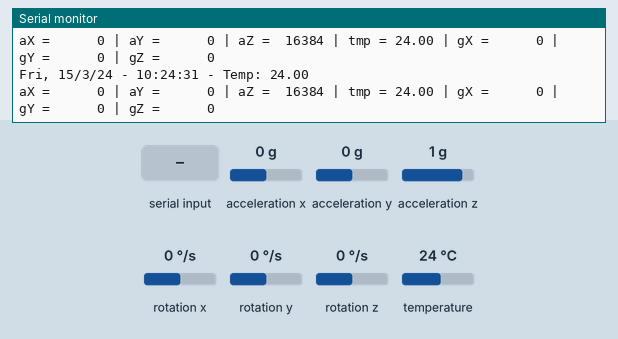
Simulated run of this sketch. Board: Arduino Uno, built with avr-gcc and run on an emulated ATmega328P. Parts: the last lines printed to the serial monitor. Wiring (inferred from the names in the program): DS3231 clock at I2C address 0x68; MPU-6050 motion sensor at I2C address 0x69. The test bench sets the inputs (shaded band); at power-on: acceleration x 0 g, acceleration y 0 g, acceleration z 1 g, rotation x 0 °/s, rotation y 0 °/s, rotation z 0 °/s, temperature 24 °C. The local clock reads 2024-03-15 10:24:30 at power-on unless the sketch sets it.

Above: at 1.8 s.
1.9 s: acceleration x set to -1.4 g
At 2.9 s:
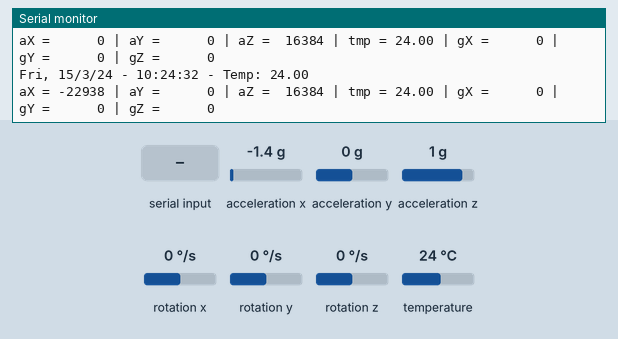
4.7 s: byte 84 (84) received over Serial
6.8 s: acceleration y set to -1.4 g
At 8.4 s:
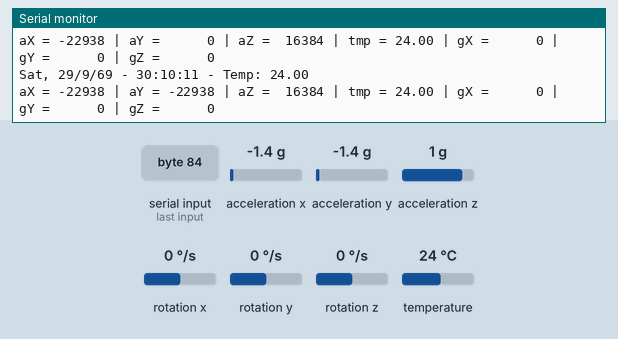
10.1 s: acceleration z set to -1.4 g
At 11.6 s:
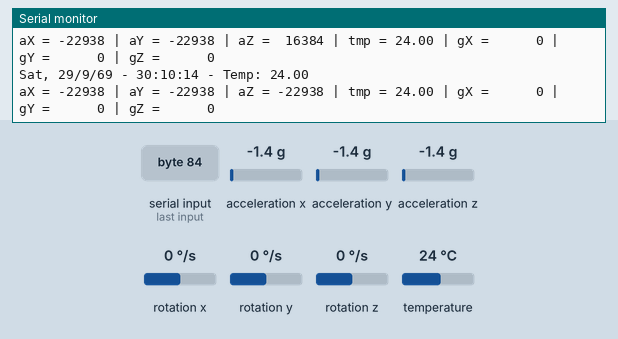
13.3 s: rotation x set to -192 °/s
At 14.8 s:
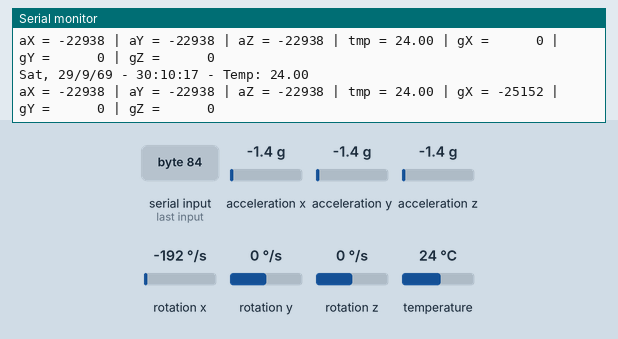
16.5 s: rotation y set to -192 °/s
At 18.0 s:
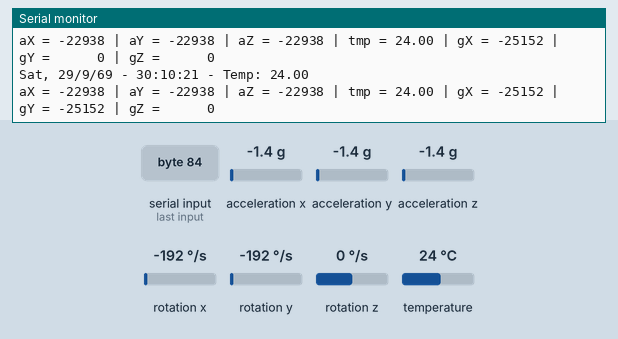

Measured:
- after the input at 1.9 s, the serial monitor: prints a new line after 0.25 s (image 1)
- after the input at 6.8 s, the serial monitor: prints a new line after 0.73 s (image 2)
- after the input at 10.1 s, the serial monitor: prints a new line after 0.66 s (image 3)
- after the input at 13.3 s, the serial monitor: prints a new line after 0.68 s (image 4)
- after the input at 16.5 s, the serial monitor: prints a new line after 0.70 s (image 5)

The sketch:

GY521_and_RTS_I2C_test.ino
```cpp
#include "Wire.h" // This library allows you to communicate with I2C devices.

const int MPU_ADDR = 0x69; // I2C address of the MPU-6050. If AD0 pin is set to HIGH, the I2C address will be 0x69.
const int DS3231_I2C_ADDRESS = 0x68;

int16_t accelerometer_x, accelerometer_y, accelerometer_z; // variables for accelerometer raw data
int16_t gyro_x, gyro_y, gyro_z; // variables for gyro raw data
int16_t temperature; // variables for temperature data

char tmp_str[7]; // temporary variable used in convert function

char* convert_int16_to_str(int16_t i) { // converts int16 to string. Moreover, resulting strings will have the same length in the debug monitor.
  sprintf(tmp_str, "%6d", i);
  return tmp_str;
}

byte seconds, minutes, hours, day, date, month, year;
char weekDay[4];
byte tMSB, tLSB;
float my_temp;
char my_array[100];            // Character array for printing something.

void setup() {
  Serial.begin(9600);
  Wire.begin();
  Wire.beginTransmission(MPU_ADDR); // Begins a transmission to the I2C slave (GY-521 board)
  Wire.write(0x6B); // PWR_MGMT_1 register
  Wire.write(0); // set to zero (wakes up the MPU-6050)
  Wire.endTransmission(true);
}
void loop() {
  Wire.beginTransmission(MPU_ADDR);
  Wire.write(0x3B); // starting with register 0x3B (ACCEL_XOUT_H) [MPU-6000 and MPU-6050 Register Map and Descriptions Revision 4.2, p.40]
  Wire.endTransmission(false); // the parameter indicates that the Arduino will send a restart. As a result, the connection is kept active.
  Wire.requestFrom(MPU_ADDR, 7*2, true); // request a total of 7*2=14 registers

  // "Wire.read()<<8 | Wire.read();" means two registers are read and stored in the same variable
  accelerometer_x = Wire.read()<<8 | Wire.read(); // reading registers: 0x3B (ACCEL_XOUT_H) and 0x3C (ACCEL_XOUT_L)
  accelerometer_y = Wire.read()<<8 | Wire.read(); // reading registers: 0x3D (ACCEL_YOUT_H) and 0x3E (ACCEL_YOUT_L)
  accelerometer_z = Wire.read()<<8 | Wire.read(); // reading registers: 0x3F (ACCEL_ZOUT_H) and 0x40 (ACCEL_ZOUT_L)
  temperature = Wire.read()<<8 | Wire.read(); // reading registers: 0x41 (TEMP_OUT_H) and 0x42 (TEMP_OUT_L)
  gyro_x = Wire.read()<<8 | Wire.read(); // reading registers: 0x43 (GYRO_XOUT_H) and 0x44 (GYRO_XOUT_L)
  gyro_y = Wire.read()<<8 | Wire.read(); // reading registers: 0x45 (GYRO_YOUT_H) and 0x46 (GYRO_YOUT_L)
  gyro_z = Wire.read()<<8 | Wire.read(); // reading registers: 0x47 (GYRO_ZOUT_H) and 0x48 (GYRO_ZOUT_L)

  // print out data
  Serial.print("aX = "); Serial.print(convert_int16_to_str(accelerometer_x));
  Serial.print(" | aY = "); Serial.print(convert_int16_to_str(accelerometer_y));
  Serial.print(" | aZ = "); Serial.print(convert_int16_to_str(accelerometer_z));
  // the following equation was taken from the documentation [MPU-6000/MPU-6050 Register Map and Description, p.30]
  Serial.print(" | tmp = "); Serial.print(temperature/340.00+36.53);
  Serial.print(" | gX = "); Serial.print(convert_int16_to_str(gyro_x));
  Serial.print(" | gY = "); Serial.print(convert_int16_to_str(gyro_y));
  Serial.print(" | gZ = "); Serial.print(convert_int16_to_str(gyro_z));
  Serial.println();

  // delay
  delay(1000);
  watchConsole();
  get3231Date();
  Serial.print(weekDay);
  Serial.print(", ");
  Serial.print(date, DEC);
  Serial.print("/");
  Serial.print(month, DEC);
  Serial.print("/");
  Serial.print(year, DEC);
  Serial.print(" - ");
  Serial.print(hours, DEC);
  Serial.print(":");
  Serial.print(minutes, DEC);
  Serial.print(":");
  Serial.print(seconds, DEC);

  my_temp = (float)get3231Temp();

  Serial.print(" - Temp: ");
  Serial.println(my_temp);

  // NOTE: Arduino does NOT implement printing floats to a string.
  // If you use the std C function : sprintf(my_array, "Temp: %4.2f", my_temp), It will NOT CONVERT.
  // So I abandoned this, since I don't need to print the float to the LCD anyway.

sprintf(my_array, "Time: %d:%d:%d", hours, minutes, seconds);
}

// Convert normal decimal numbers to binary coded decimal
byte decToBcd(byte val)
{
  return ( (val/10*16) + (val%10) );
}

void watchConsole()
{
  if (Serial.available()) {      // Look for char in serial queue and process if found
    if (Serial.read() == 84) {      //If command = "T" Set Date
      set3231Date();
      get3231Date();
      Serial.println(" ");
    }
  }
}

void set3231Date()
{
//T(sec)(min)(hour)(dayOfWeek)(dayOfMonth)(month)(year)
//T(00-59)(00-59)(00-23)(1-7)(01-31)(01-12)(00-99)
//Example: 02-Feb-09 @ 19:57:11 for the 3rd day of the week -> T1157193020209
// T1124154091014
  seconds = (byte) ((Serial.read() - 48) * 10 + (Serial.read() - 48)); // Use of (byte) type casting and ascii math to achieve result.
  minutes = (byte) ((Serial.read() - 48) *10 +  (Serial.read() - 48));
  hours   = (byte) ((Serial.read() - 48) *10 +  (Serial.read() - 48));
  day     = (byte) (Serial.read() - 48);
  date    = (byte) ((Serial.read() - 48) *10 +  (Serial.read() - 48));
  month   = (byte) ((Serial.read() - 48) *10 +  (Serial.read() - 48));
  year    = (byte) ((Serial.read() - 48) *10 +  (Serial.read() - 48));
  Wire.beginTransmission(DS3231_I2C_ADDRESS);
  Wire.write(0x00);
  Wire.write(decToBcd(seconds));
  Wire.write(decToBcd(minutes));
  Wire.write(decToBcd(hours));
  Wire.write(decToBcd(day));
  Wire.write(decToBcd(date));
  Wire.write(decToBcd(month));
  Wire.write(decToBcd(year));
  Wire.endTransmission();
}


void get3231Date()
{
  // send request to receive data starting at register 0
  Wire.beginTransmission(DS3231_I2C_ADDRESS); // 104 is DS3231 device address
  Wire.write(0x00); // start at register 0
  Wire.endTransmission();
  Wire.requestFrom(DS3231_I2C_ADDRESS, 7); // request seven bytes

  if(Wire.available()) {
    seconds = Wire.read(); // get seconds
    minutes = Wire.read(); // get minutes
    hours   = Wire.read();   // get hours
    day     = Wire.read();
    date    = Wire.read();
    month   = Wire.read(); //temp month
    year    = Wire.read();

    seconds = (((seconds & B11110000)>>4)*10 + (seconds & B00001111)); // convert BCD to decimal
    minutes = (((minutes & B11110000)>>4)*10 + (minutes & B00001111)); // convert BCD to decimal
    hours   = (((hours & B00110000)>>4)*10 + (hours & B00001111)); // convert BCD to decimal (assume 24 hour mode)
    day     = (day & B00000111); // 1-7
    date    = (((date & B00110000)>>4)*10 + (date & B00001111)); // 1-31
    month   = (((month & B00010000)>>4)*10 + (month & B00001111)); //msb7 is century overflow
    year    = (((year & B11110000)>>4)*10 + (year & B00001111));
  }
  else {
    //oh noes, no data!
  }

  switch (day) {
    case 1:
      strcpy(weekDay, "Sun");
      break;
    case 2:
      strcpy(weekDay, "Mon");
      break;
    case 3:
      strcpy(weekDay, "Tue");
      break;
    case 4:
      strcpy(weekDay, "Wed");
      break;
    case 5:
      strcpy(weekDay, "Thu");
      break;
    case 6:
      strcpy(weekDay, "Fri");
      break;
    case 7:
      strcpy(weekDay, "Sat");
      break;
  }
}

float get3231Temp()
{
  float temp3231;

  //temp registers (11h-12h) get updated automatically every 64s
  Wire.beginTransmission(DS3231_I2C_ADDRESS);
  Wire.write(0x11);
  Wire.endTransmission();
  Wire.requestFrom(DS3231_I2C_ADDRESS, 2);

  if(Wire.available()) {
    tMSB = Wire.read(); //2's complement int portion
    tLSB = Wire.read(); //fraction portion

    temp3231 = (tMSB & B01111111); //do 2's math on Tmsb
    temp3231 += ( (tLSB >> 6) * 0.25 ); //only care about bits 7 & 8
  }
  else {
    //oh noes, no data!
  }

  return temp3231;
}
```
